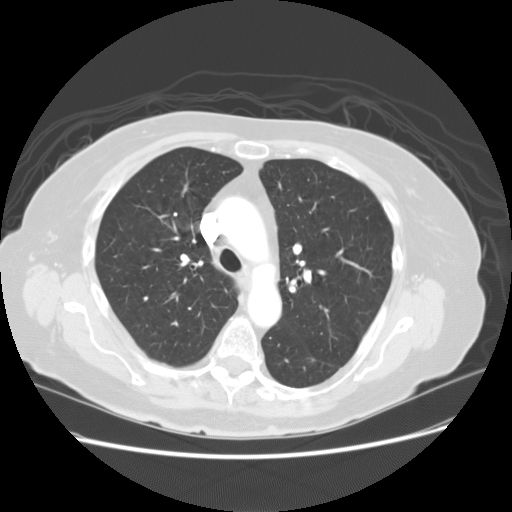
#> input picture 250206/1-037.JPG, 512 x 512 px, found by its file name
$ python threshold.py
#> lines starting #> are read from the running program, lines starting #| are printed output that depends on the picture; after the words box and inside, x2 and y2 are one past the last pixel; in counts of white or black regions, pixels touching at a corner belong together
import cv2 as cv
import numpy as np
import matplotlib.pyplot as plt

def thresholding():
    image_path = r"C:\Users\karen\OneDrive\Escritorio\DIP\250206\1-037.JPG"
    img = cv.imread(image_path)
#> img is the input picture: shape (512, 512, 3); min 0, max 255, mean 105.2
    imgGray = cv.cvtColor(img,cv.COLOR_BGR2GRAY)

    hist = cv.calcHist([imgGray],[0],None,[256],[0,256])
#> hist = 256 values, max 52678 at index 0, min 0 at index 29, mean 1024
    plt.figure()
    plt.plot(hist)
    plt.xlabel('bins')
    plt.ylabel('# pixels')
    plt.show()
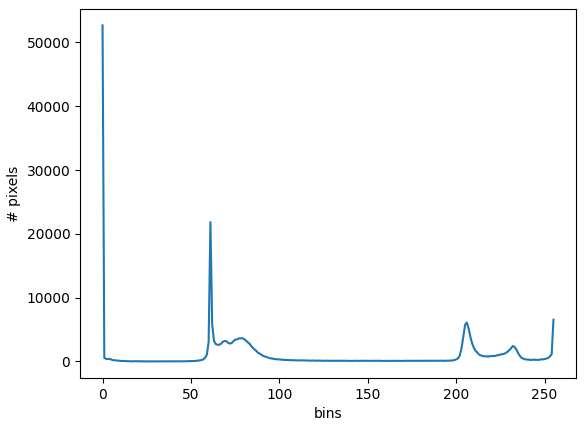
#> figure drawn by matplotlib, 1 panel; curve peaks at x = 0, y = 52678

    thresOptions =[cv.THRESH_BINARY,
                   cv.THRESH_BINARY_INV,
                   cv.THRESH_TOZERO,
                   cv.THRESH_TOZERO_INV,
                   cv.THRESH_BINARY + cv.THRESH_OTSU]
    thresNames = ['Binary', 'Binary Inverted','toZero', 'toZero Inverted', 'Otsu']

    plt.figure()
    plt.subplot(231)
    plt.imshow(imgGray, cmap='gray')


    for i in range(len(thresOptions)):
        plt.subplot(2,3,i+2)
        _, imgThres = cv.threshold(imgGray,100,255,thresOptions[i])
        plt.imshow(imgThres, cmap='gray')
        plt.title(thresNames[i])
#> this loop made 5 passes
#> pass 1, in thresholding, `_, imgThres = cv.threshold(imgGray,100,255,thresOptions[i])`:
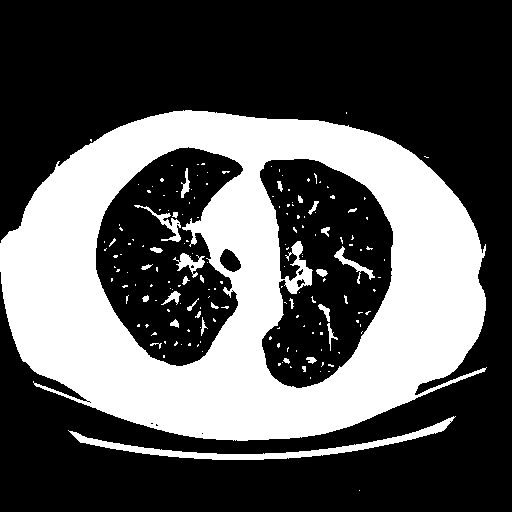
#> imgThres: shape (512, 512); 34.6% white; 172 white regions (139 under 20 px), largest, box (x1, y1, x2, y2) and area: (0, 110, 487, 441) 85315, (68, 416, 456, 460) 2471, (134, 205, 181, 242) 351
#> pass 3, in thresholding, `_, imgThres = cv.threshold(imgGray,100,255,thresOptions[i])`:
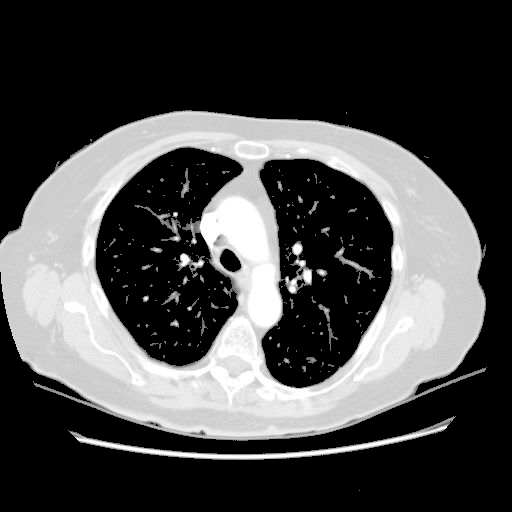
#> imgThres: shape (512, 512); min 0, max 255, mean 73.3

    plt.show()
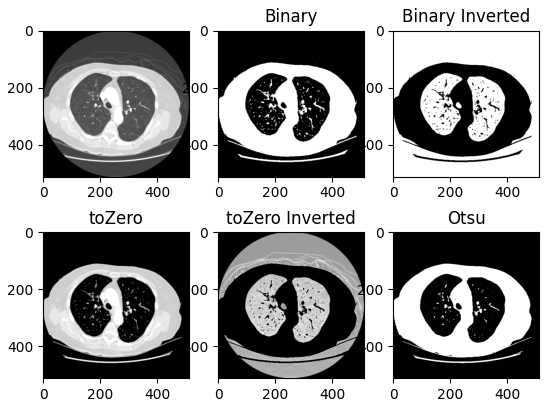
#> figure drawn by matplotlib, 6 panels

if __name__ == '__main__':
    thresholding()

$ run again, with 250206/brain.png saved as 250206/1-037.JPG
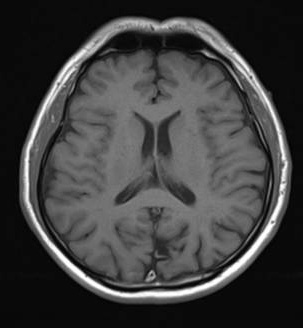
#> input picture 250206/brain.png, 303 x 328 px, found by its file name
#> in thresholding, img is the input picture: shape (328, 303, 3); min 0, max 255, mean 63.1
#> hist = 256 values, max 19165 at index 9, min 16 at index 209, mean 388.2
#> the loop in thresholding, `for i in range(len(thresOptions)):` made 5 passes
#> pass 1, in thresholding, `_, imgThres = cv.threshold(imgGray,100,255,thresOptions[i])`:
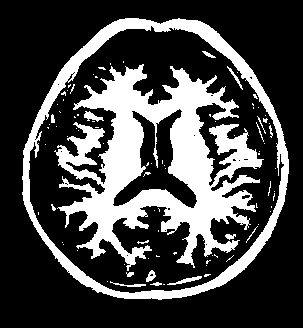
#> imgThres: shape (328, 303); 27.6% white; 89 white regions (72 under 20 px), largest, box (x1, y1, x2, y2) and area: (54, 64, 264, 271) 18745, (22, 18, 289, 300) 7666, (84, 111, 104, 122) 106
#> pass 3, in thresholding, `_, imgThres = cv.threshold(imgGray,100,255,thresOptions[i])`:
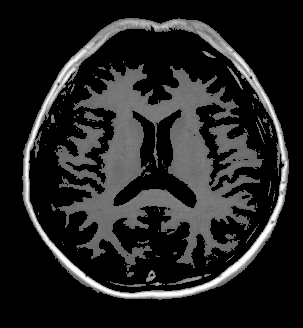
#> imgThres: shape (328, 303); min 0, max 255, mean 35.5
